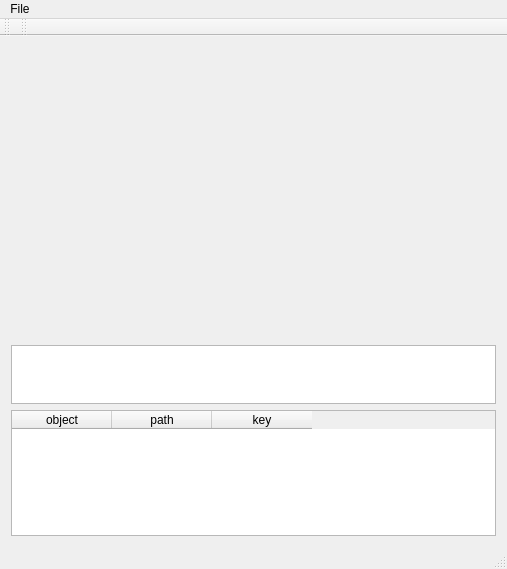
<?xml version="1.0" encoding="UTF-8"?>
<ui version="4.0">
 <class>MouseGestures</class>
 <widget class="QMainWindow" name="MouseGestures">
  <property name="geometry">
   <rect>
    <x>0</x>
    <y>0</y>
    <width>507</width>
    <height>569</height>
   </rect>
  </property>
  <property name="windowTitle">
   <string>MouseGestures</string>
  </property>
  <property name="dockNestingEnabled">
   <bool>true</bool>
  </property>
  <property name="autoScrillMargin" stdset="0">
   <bool>true</bool>
  </property>
  <widget class="QWidget" name="centralWidget">
   <layout class="QVBoxLayout" name="verticalLayout">
    <item>
     <spacer name="horizontalSpacer">
      <property name="orientation">
       <enum>Qt::Horizontal</enum>
      </property>
      <property name="sizeHint" stdset="0">
       <size>
        <width>486</width>
        <height>298</height>
       </size>
      </property>
     </spacer>
    </item>
    <item>
     <widget class="QTextEdit" name="teObject">
      <property name="maximumSize">
       <size>
        <width>16777215</width>
        <height>59</height>
       </size>
      </property>
      <property name="readOnly">
       <bool>true</bool>
      </property>
     </widget>
    </item>
    <item>
     <widget class="QTableWidget" name="twObjectPathTable">
      <property name="autoFillBackground">
       <bool>false</bool>
      </property>
      <column>
       <property name="text">
        <string>object</string>
       </property>
      </column>
      <column>
       <property name="text">
        <string>path</string>
       </property>
      </column>
      <column>
       <property name="text">
        <string>key</string>
       </property>
      </column>
     </widget>
    </item>
   </layout>
  </widget>
  <widget class="QMenuBar" name="menuBar">
   <property name="geometry">
    <rect>
     <x>0</x>
     <y>0</y>
     <width>507</width>
     <height>20</height>
    </rect>
   </property>
   <widget class="QMenu" name="menuFile">
    <property name="title">
     <string>File</string>
    </property>
    <addaction name="actionOpen"/>
   </widget>
   <addaction name="menuFile"/>
  </widget>
  <widget class="QToolBar" name="mainToolBar">
   <attribute name="toolBarArea">
    <enum>TopToolBarArea</enum>
   </attribute>
   <attribute name="toolBarBreak">
    <bool>false</bool>
   </attribute>
  </widget>
  <widget class="QStatusBar" name="statusBar"/>
  <widget class="QToolBar" name="toolBar">
   <property name="windowTitle">
    <string>toolBar</string>
   </property>
   <attribute name="toolBarArea">
    <enum>TopToolBarArea</enum>
   </attribute>
   <attribute name="toolBarBreak">
    <bool>false</bool>
   </attribute>
  </widget>
  <action name="actionOpen">
   <property name="text">
    <string>Open</string>
   </property>
  </action>
 </widget>
 <layoutdefault spacing="6" margin="11"/>
 <resources/>
 <connections/>
</ui>
